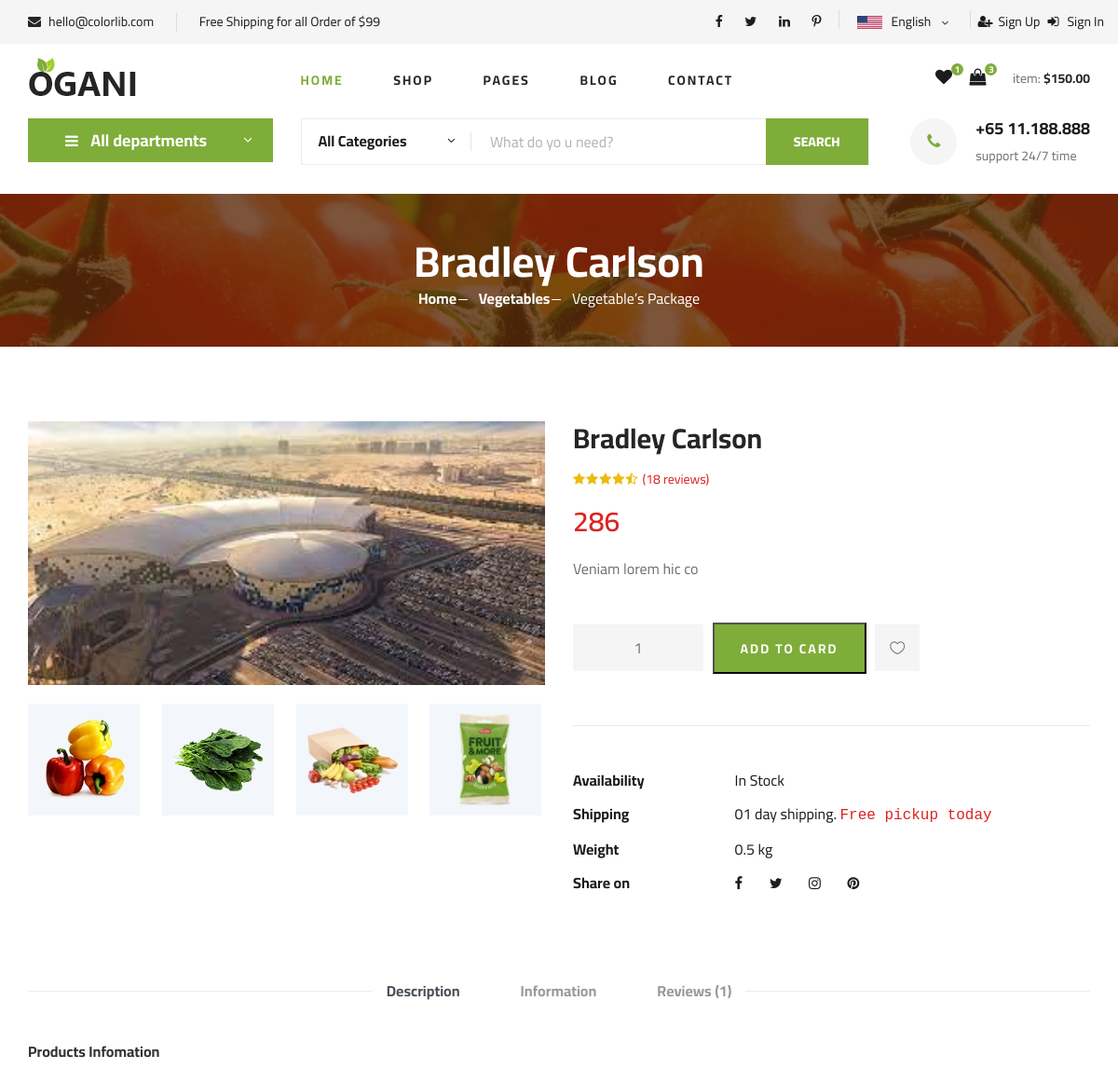
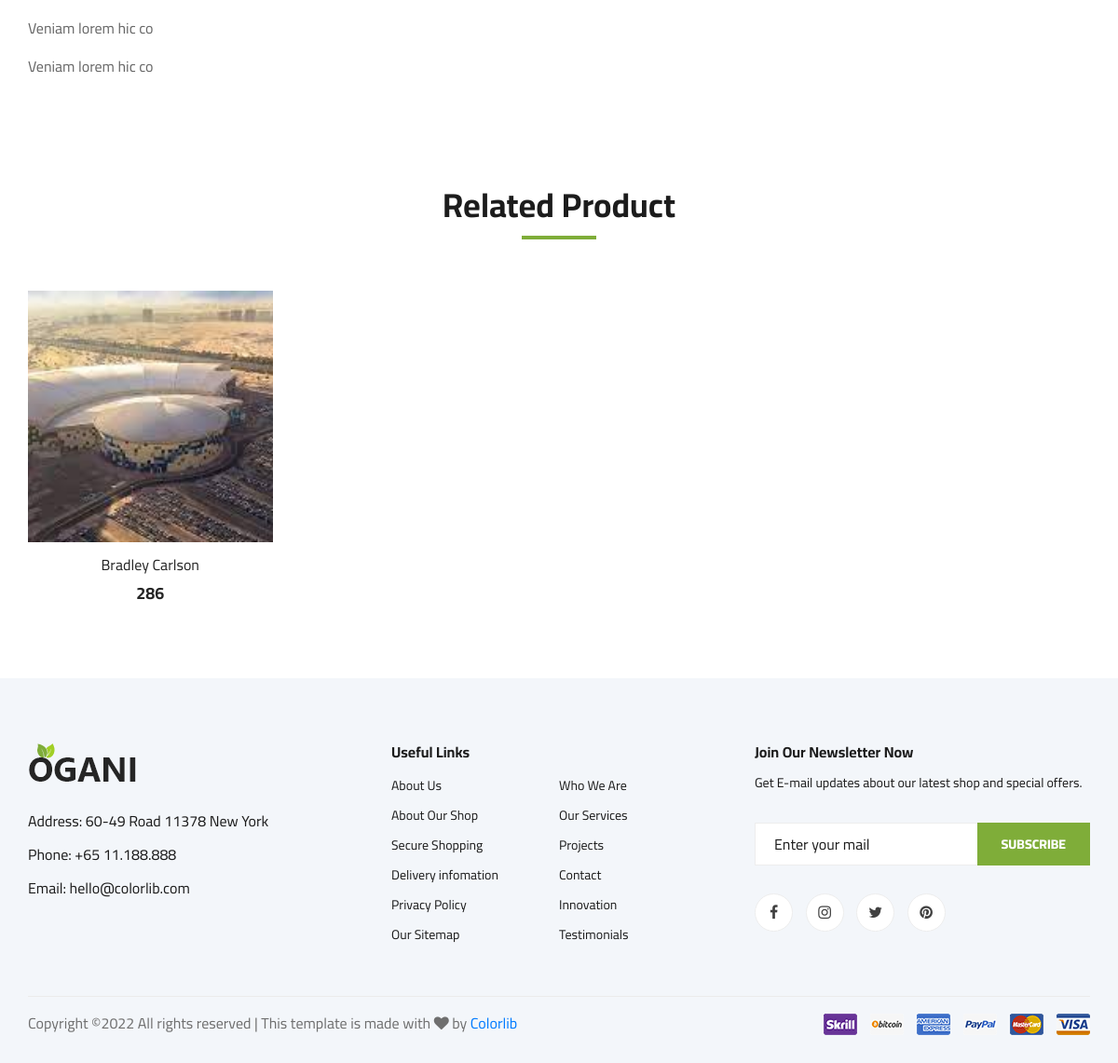
The page /single_product.php?pro_id=33 on the database its author committed (2 pictures, top to bottom).
### tables this page shows
CREATE TABLE `products` (
  `id` int(11) NOT NULL,
  `cat_id` int(11) NOT NULL,
  `product_name` varchar(85) NOT NULL,
  `product_slug` varchar(100) NOT NULL,
  `product_desc` text NOT NULL,
  `product_price` varchar(35) NOT NULL,
  `product_img` varchar(180) NOT NULL
);

### single_product.php (the view, shortened to what this page needs)
<?php require_once('inc_file/header.php');
      require_once('admin/connect.php');
      $pro_id = $_GET['pro_id'];
      $sql="SELECT * FROM products WHERE id='$pro_id'";
      $result = mysqli_query($links,$sql);
       $getData = mysqli_fetch_assoc($result);
        ?>
<body>
<?php require_once('inc_file/menu_bar.php'); ?>
    <section class="hero hero-normal">
        <div class="container">
            <div class="row">
                <div class="col-lg-3">
                    <div class="hero__categories">
                        <div class="hero__categories__all">
                            <i class="fa fa-bars"></i>
                            <span>All departments</span>
                        </div>
                    </div>
                </div>
                <div class="col-lg-9">
                    <div class="hero__search">
                        <div class="hero__search__form">
                            <form action="#">
                                <div class="hero__search__categories">
                                    All Categories
                                    <span class="arrow_carrot-down"></span>
                                </div>
                                <input type="text" placeholder="What do yo u need?">
                                <button type="submit" class="site-btn">SEARCH</button>
                            </form>
                        </div>
                        <div class="hero__search__phone">
                            <div class="hero__search__phone__icon">
                                <i class="fa fa-phone"></i>
                            </div>
                            <div class="hero__search__phone__text">
                                <h5>+65 11.188.888</h5>
                                <span>support 24/7 time</span>
                            </div>
                        </div>
                    </div>
                </div>
            </div>
        </div>
    </section>
    <section class="breadcrumb-section set-bg" data-setbg="img/breadcrumb.jpg">
        <div class="container">
            <div class="row">
                <div class="col-lg-12 text-center">
                    <div class="breadcrumb__text">
                        <h2><?php echo $getData['product_name'] ?></h2>
                        <div class="breadcrumb__option">
                            <a href="./index.html">Home</a>
                            <a href="./index.html">Vegetables</a>
                            <span>Vegetable’s Package</span>
                        </div>
                    </div>
                </div>
            </div>
        </div>
    </section>
        <form action="product_cart.php?details_id=<?php echo $getData['id'] ?>" Method="POST">
    <section class="product-details spad">
        <div class="container">
            <div class="row">
                <div class="col-lg-6 col-md-6">
                    <div class="product__details__pic">
                        <div class="product__details__pic__item">
                            <img class="product__details__pic__item--large"
                                src="admin/products/<?php echo $getData['product_img'] ?>" alt="">
                        </div>
                        <div class="product__details__pic__slider owl-carousel">
                            <img data-imgbigurl="img/product/details/product-details-2.jpg"
                                src="img/product/details/thumb-1.jpg" alt="">
                            <img data-imgbigurl="img/product/details/product-details-3.jpg"
                                src="img/product/details/thumb-2.jpg" alt="">
                            <img data-imgbigurl="img/product/details/product-details-5.jpg"
                                src="img/product/details/thumb-3.jpg" alt="">
                            <img data-imgbigurl="img/product/details/product-details-4.jpg"
                                src="img/product/details/thumb-4.jpg" alt="">
                        </div>
                    </div>
                </div>
                <div class="col-lg-6 col-md-6">
                    <div class="product__details__text">
                        <h3><?php echo $getData['product_name'] ?></h3>
                        <div class="product__details__rating">
                            <i class="fa fa-star"></i>
                            <i class="fa fa-star"></i>
                            <i class="fa fa-star"></i>
                            <i class="fa fa-star"></i>
                            <i class="fa fa-star-half-o"></i>
                            <span>(18 reviews)</span>
                        </div>
                        <div class="product__details__price">
                            <?php echo $getData['product_price'] ?></div>
                        <p><?php echo $getData['product_desc']; ?></p>
                        <div class="product__details__quantity">
                            <div class="quantity">
                                <div class="pro-qty">
                                <input type="text" value="1" name="qty">
                                </div>
                            </div>
                        </div>
     <button class="primary-btn" name="cart">ADD TO CARD</button>
                        <a href="#" class="heart-icon"><span class="icon_heart_alt"></span></a>
                        <ul>
                            <li><b>Availability</b> <span>In Stock</span></li>
                            <li><b>Shipping</b> <span>01 day shipping. <samp>Free pickup today</samp></span></li>
                            <li><b>Weight</b> <span>0.5 kg</span></li>
                            <li><b>Share on</b>
                                <div class="share">
                                    <a href="#"><i class="fa fa-facebook"></i></a>
                                    <a href="#"><i class="fa fa-twitter"></i></a>
                                    <a href="#"><i class="fa fa-instagram"></i></a>
                                    <a href="#"><i class="fa fa-pinterest"></i></a>
                                </div>
                            </li>
                        </ul>
                    </div>
                </div>
                <div class="col-lg-12">
                    <div class="product__details__tab">
                        <ul class="nav nav-tabs" role="tablist">
                            <li class="nav-item">
                                <a class="nav-link active" data-toggle="tab" href="#tabs-1" role="tab"
                                    aria-selected="true">Description</a>
                            </li>
                            <li class="nav-item">
                                <a class="nav-link" data-toggle="tab" href="#tabs-2" role="tab"
                                    aria-selected="false">Information</a>
                            </li>
                            <li class="nav-item">
                                <a class="nav-link" data-toggle="tab" href="#tabs-3" role="tab"
                                    aria-selected="false">Reviews <span>(1)</span></a>
                            </li>
                        </ul>
                        <div class="tab-content">
                            <div class="tab-pane active" id="tabs-1" role="tabpanel">
                                <div class="product__details__tab__desc">
                                    <h6>Products Infomation</h6>
                                    <p><?php echo $getData['product_desc']; ?></p>
                                        <p><?php echo $getData['product_desc']; ?></p>
                                </div>
                            </div>
                        </div>
                    </div>
                </div>
            </div>
        </div>
    </section>
  </form>
    <section class="related-product">
        <div class="container">
            <div class="row">
                <div class="col-lg-12">
                    <div class="section-title related__product__title">
                        <h2>Related Product</h2>
                    </div>
                </div>
            </div>
            <div class="row">
<?php
require_once('admin/connect.php');
   $category_id = $getData['cat_id'];
      $sql="SELECT products.product_name,products.product_price,products.product_img,products.id FROM products,catagory WHERE products.cat_id=catagory.id and catagory.id = $category_id";
      $result = mysqli_query($links,$sql);
       while ($getData = mysqli_fetch_assoc($result)) {
 ?>
                <div class="col-lg-3 col-md-4 col-sm-6">
                    <div class="product__item">
                        <div class="product__item__pic set-bg" data-setbg="admin/products/<?php echo $getData['product_img'] ?>">
                        </div>
                        <div class="product__item__text">
                            <h6><a href="single_product.php?pro_id=<?php echo $getData['id']; ?>"><?php echo $getData['product_name'] ?></a></h6>
                            <h5><?php echo $getData['product_price'] ?></h5>
                        </div>
                    </div>
                </div>
            <?php } ?>
            </div>
        </div>
    </section>
     <?php require_once('inc_file/footer.php'); ?>

### rows shown on the page
products: product_name "Bradley Carlson", product_img (picture), product_price "286", product_desc "Veniam lorem hic co"
